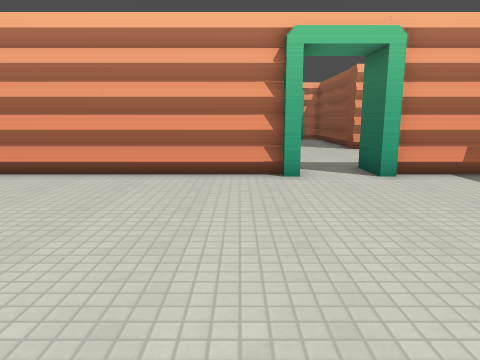
view 1 (above)

16 first-person views from a walk through a level from a Godot 3-D game. The camera is 1.4 m above the floor, tilts 10° down and sees 70° across. The floor is counted in squares, 1 m on a side. Each view is taken from the middle of a square. On the plan, view 1 faces up. The plan holds only what a view shows up to about 15 squares ahead; the rest is blank. The place goes on beyond the plan. Some surface patterns are stand-ins.

view 2
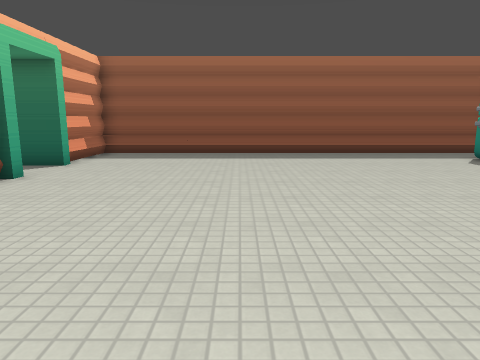

view 3
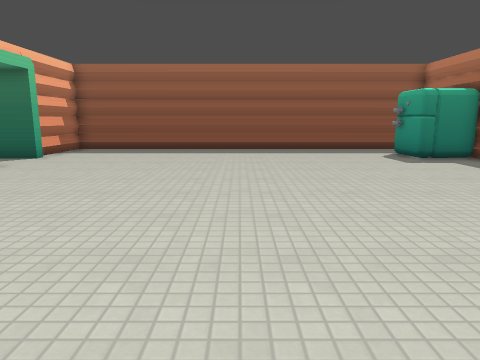

view 4
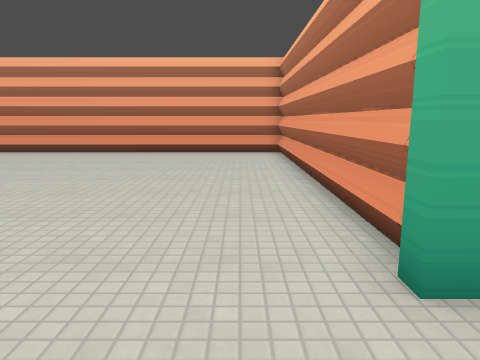

view 5
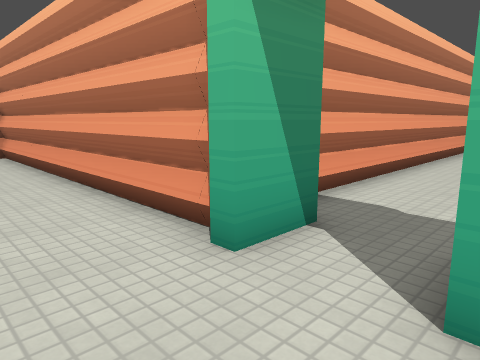

view 6
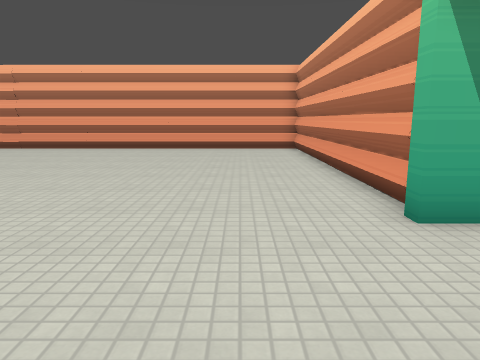

view 7
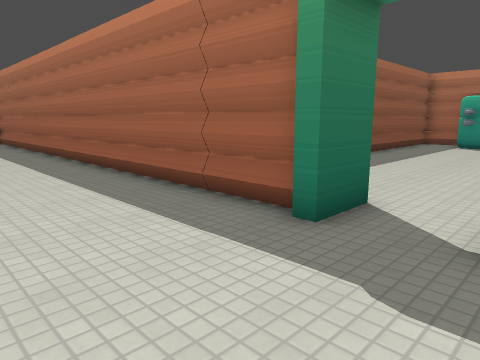

view 8
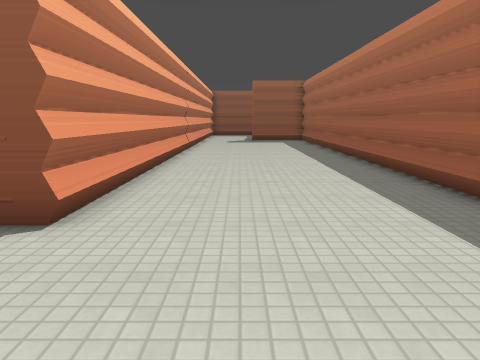

view 9
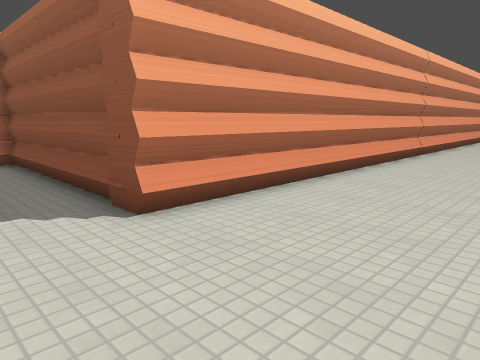

view 10
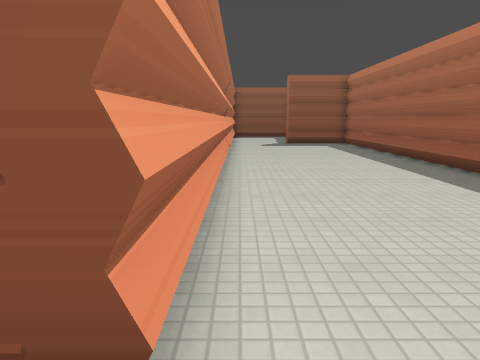

view 11
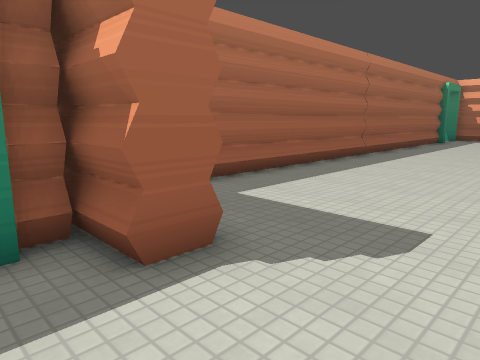

view 12
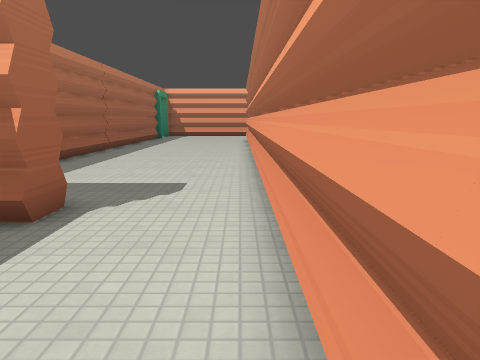

view 13
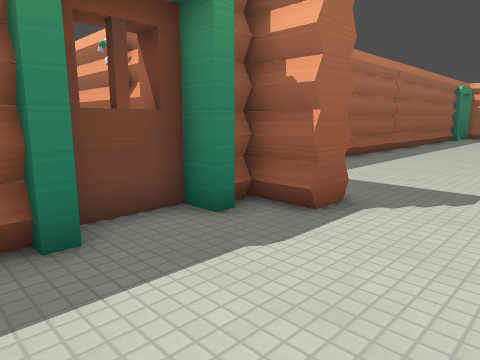

view 14
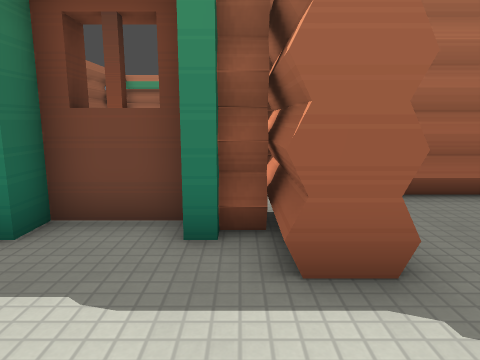

view 15
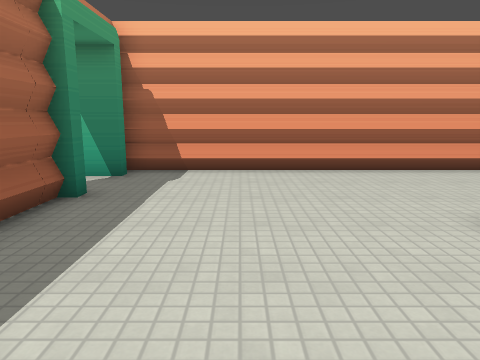

view 16
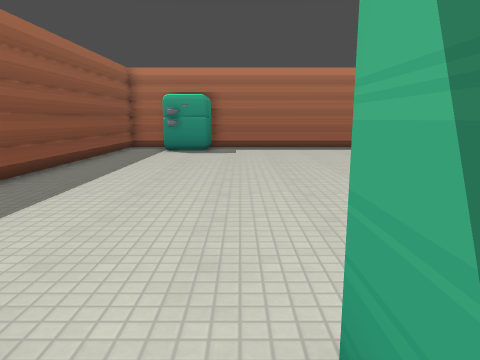

### Floor plan
Points are (right, up) in squares from view 1. A wall is a line through its corners. A room is listed if a view was taken in it or the views show most of it. See-through windows are left out.
Room 1 (views 1, 2, 3, 4, 5, 6)
walls: (1.5, 8.4) (1, 8.4); (1.1, 8.8) (-10.9, 8.8) (-10.9, -3.4); (4, 8.4) (3.5, 8.4); (7.5, -6.5) (7.5, 8.8) (4, 8.8)
ways out: opening at (2.5, 9.5) to room 2
objects: fridge (4, -6) to (5, -5)
Room 2 (views 7, 8, 9, 10, 11, 12, 13, 14, 15, 16)
walls: (5.6, 17.8) (5.6, 19.5); (24.4, 13.1) (25.5, 13.1) (25.5, 9.6); (3.9, 9.7) (23, 9.7); (25.6, 11.9) (26.3, 11.9); (3.5, 8.4) (3.5, 10) (3.9, 10); (26.3, 12.1) (26.7, 12.1) (26.7, 11.3) (28.7, 11.3) (28.7, 12.1) (29.1, 12.1); (1, 10) (1.5, 10) (1.5, 8.4); (0.4, 19.5) (0.4, 9.7); (29.5, 16.5) (5.4, 16.5) (5.4, 19.5)
ways out: opening at (2.5, 9.5) to room 1

Positions as (right, up) in squares from view 1, and headings:
1: (0, 0), facing up
2: (-7, 3), facing right
3: (-9, 1), facing right
4: (4, 7), facing left
5: (4, 6), facing up-left
6: (6, 6), facing left
7: (1, 14), facing down-right
8: (1, 14), facing right
9: (3, 12), facing up-right
10: (4, 16), facing right
11: (27, 16), facing down-left
12: (30, 16), facing left
13: (30, 16), facing down-left
14: (26, 16), facing down
15: (10, 13), facing left
16: (2, 10), facing down
